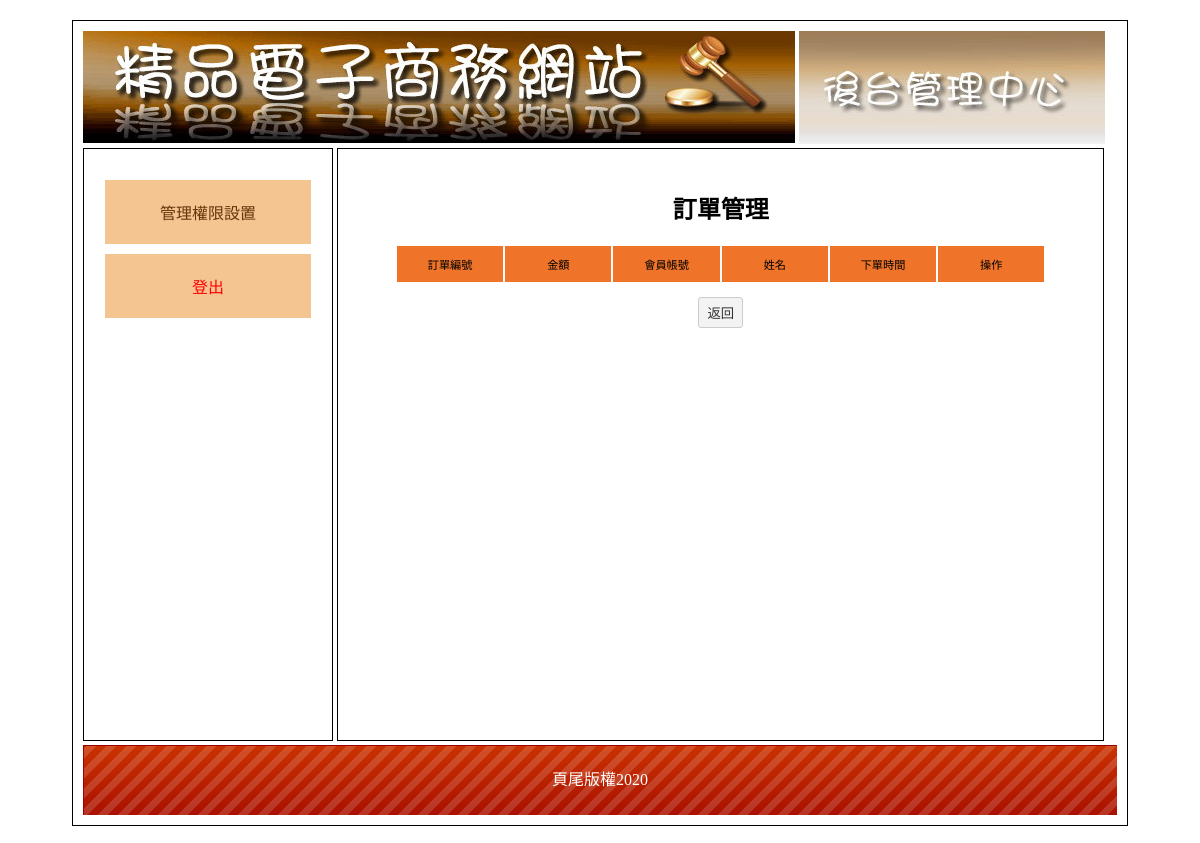
The app's page /admin.php?do=order, older data.
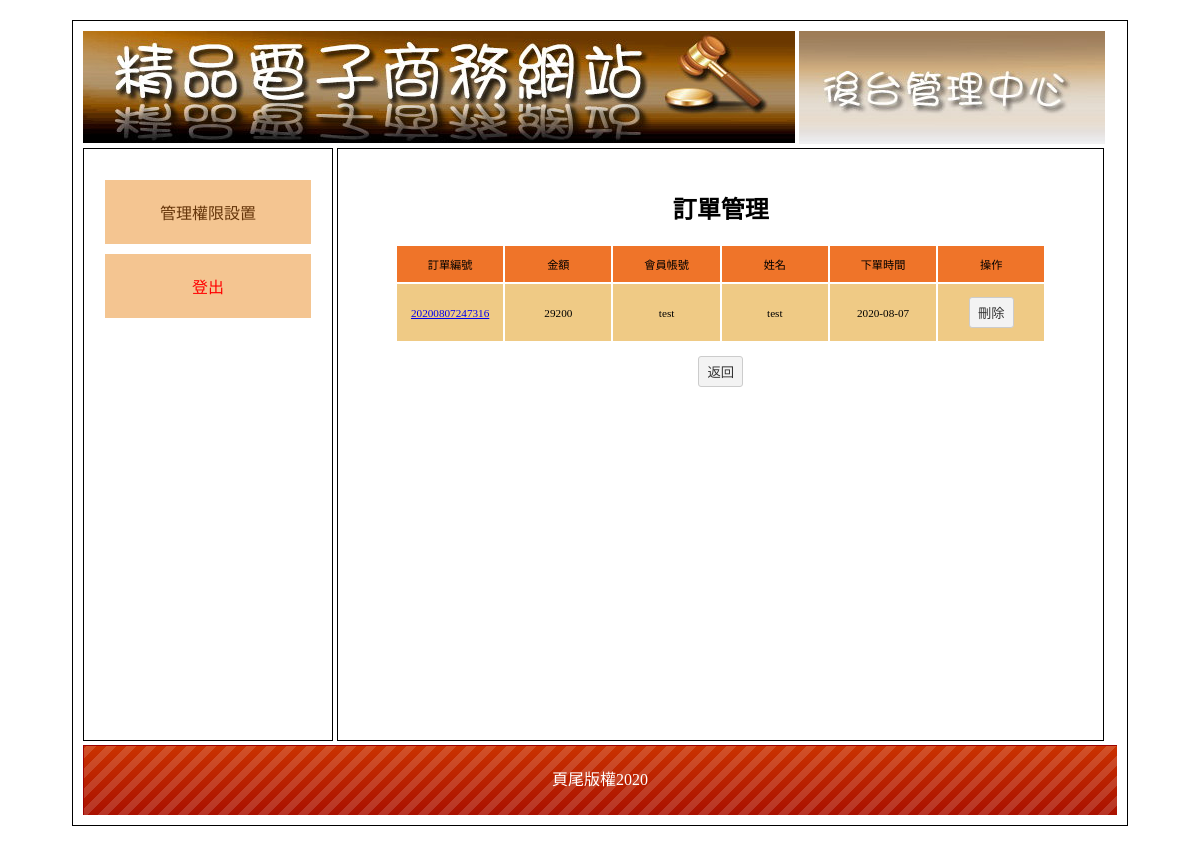
The same page, newer data.
### tables this page shows
CREATE TABLE `bottom` (
  `id` int(10) UNSIGNED NOT NULL,
  `bottom` text NOT NULL
);

CREATE TABLE `ord` (
  `id` int(10) UNSIGNED NOT NULL,
  `no` text NOT NULL,
  `total` int(10) UNSIGNED NOT NULL,
  `acc` text NOT NULL,
  `name` text NOT NULL,
  `ord_time` date NOT NULL DEFAULT current_timestamp(),
  `email` text NOT NULL,
  `addr` text NOT NULL,
  `tel` text NOT NULL,
  `goods` text NOT NULL
);

### base.php (called while the page is built, shortened)
<?php
class DB{
  private $dsn = "mysql:host=localhost;charset=utf8;dbname=db66";
  private $root = "root";
  private $password = "";
  private $table;
  private $pdo;
  public function __construct($table){
    $this->table = $table ;
    $this->pdo = new PDO($this->dsn,$this->root,$this->password);
  }
  public function all(...$arg){
      $sql ="select * from $this->table ";
    return $this->pdo->query($sql)->fetchAll();
  }
  public function find($arg){
    $sql ="select * from $this->table ";
  if(!empty($arg) && is_array($arg)){
    foreach($arg as $key => $value){
      $tmp[] = sprintf("`%s`='%s'",$key,$value);
    }
    $sql = $sql . " where " . implode(" && ", $tmp) ;
  }else{
    $sql = $sql . " where `id`='" . $arg . "'";
  }
  return $this->pdo->query($sql)->fetch(PDO::FETCH_ASSOC);
}
}
$Ord = new DB("ord");
$Bottom = new DB("bottom");
?>

### backend/order.php (the view)
<h2 class="ct">訂單管理</h2>
<table class="all ct">
  <tr class="tt">
    <td>訂單編號</td>
    <td>金額</td>
    <td>會員帳號</td>
    <td>姓名</td>
    <td>下單時間</td>
    <td>操作</td>
  </tr>
  <?php
  $ords = $Ord->all();
  foreach ($ords as $ord) {
  ?>
    <tr>
      <td class="pp"><a href="?do=detail&id=<?=$ord['id']?>"><?= $ord['no'] ?></a></td>
      <td class="pp"><?= $ord['total'] ?></td>
      <td class="pp"><?= $ord['acc'] ?></td>
      <td class="pp"><?= $ord['name'] ?></td>
      <td class="pp"><?= $ord['ord_time'] ?></td>
      <td class="pp">
        <button onclick="del('ord',<?= $ord['id'] ?>)">刪除</button> </td>
    </tr>
  <?php
  }
  ?>
</table>
<div class="ct"><button onclick="location.href='index.php'">返回</button></div>

### admin.php (shortened to what this page needs)
<?php
include_once "base.php";
?>
<!DOCTYPE html PUBLIC "-//W3C//DTD XHTML 1.0 Transitional//EN" "http://www.w3.org/TR/xhtml1/DTD/xhtml1-transitional.dtd">
<html xmlns="http://www.w3.org/1999/xhtml">
<head>
	<link href="css/css.css" rel="stylesheet" type="text/css">
</head>
<body>
	<div id="main">
		<div id="top">
			<a href="index.php">
				<img src="icon/0416.jpg">
			</a>
			<img src="icon/0417.jpg">
		</div>
		<div id="left" class="ct">
			<div style="min-height:400px;">
				<a href="?do=admin">管理權限設置</a>
				<a href="javascript:location.href=&#39;api/logout.php?logout=admin&#39;"  style="color:#f00;">登出</a>
			</div>
		</div>
		<div id="right">
			<?php
			$do = !empty($_GET['do']) ? $_GET['do'] : 1;
			$file = 'backend/' . $do . ".php";
			if (file_exists($file)) {
				include $file;
			} else {
				include "backend/admin.php";
			}
			?>
		</div>
		<div id="bottom" style="line-height:70px; color:#FFF; background:url(icon/bot.png);" class="ct">
			<?php
			echo  $Bottom->find(1)['bottom'];
			?>
		</div>
	</div>
</body>
</html>

### css/css.css (style rules this page uses)
body { font-family:"微軟正黑體"; }
#main { width:1034px; padding:10px; margin:20px auto 20px auto; border:#000 solid 1px; min-height:768px; }
#top a { color:#CE631C; text-decoration:none; }
#left { display:inline-block; width:20%; padding:2%; min-height:550px; vertical-align:top; border:#000 1px solid; }
#left a { display:block; padding:20px 5px 20px 5px; text-decoration:none; background:#F4C591; margin:10px auto 10px auto; color:#65350A; }
.ct { text-align:center; }
#right { display:inline-block; width:70%; padding:2%; height:550px; border:#000 1px solid; overflow: auto; }
#bottom { height:70px; background:url(icon/bot.png); background-size:cover; }
.all { width:90%; margin:10px auto 10px auto; font-size: 0.7rem; }
.all td { min-width:86px; padding:10px; }
.tt { background:#EF7429; }
.tt td { background:#EF7429; }
.pp { background:#EFCA85; }
input[type=text],input[type=password],input[type=submit],button,.button,input[type=reset],input[type=button],select，textarea,input[type=number] { background:#F3F3F3; border:#CCC 1px solid; border-radius:3px; padding:5px 8px 5px 8px; text-decoration:none; margin:3px; color:#333; }

Row changes from the older to the newer data that the page shows:
added ord: no "20200807247316", total "29200", acc "test", name "test", ord_time "2020-08-07"
